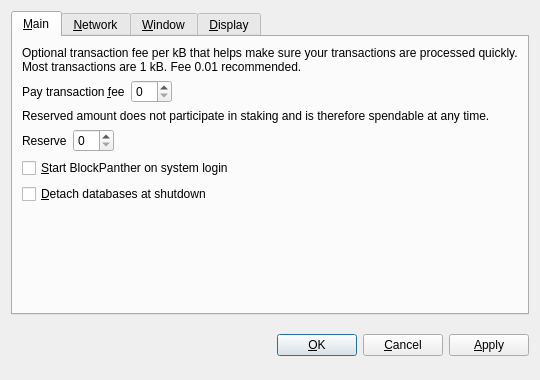
<?xml version="1.0" encoding="UTF-8"?>
<ui version="4.0">
 <class>OptionsDialog</class>
 <widget class="QDialog" name="OptionsDialog">
  <property name="geometry">
   <rect>
    <x>0</x>
    <y>0</y>
    <width>540</width>
    <height>380</height>
   </rect>
  </property>
  <property name="windowTitle">
   <string>Options</string>
  </property>
  <property name="modal">
   <bool>true</bool>
  </property>
  <layout class="QVBoxLayout" name="verticalLayout">
   <item>
    <widget class="QTabWidget" name="tabWidget">
     <property name="tabPosition">
      <enum>QTabWidget::North</enum>
     </property>
     <property name="currentIndex">
      <number>0</number>
     </property>
     <widget class="QWidget" name="tabMain">
      <attribute name="title">
       <string>&amp;Main</string>
      </attribute>
      <layout class="QVBoxLayout" name="verticalLayout_Main">
       <item>
        <widget class="QLabel" name="transactionFeeInfoLabel">
         <property name="text">
          <string>Optional transaction fee per kB that helps make sure your transactions are processed quickly. Most transactions are 1 kB. Fee 0.01 recommended.</string>
         </property>
         <property name="textFormat">
          <enum>Qt::PlainText</enum>
         </property>
         <property name="wordWrap">
          <bool>true</bool>
         </property>
        </widget>
       </item>
       <item>
        <layout class="QHBoxLayout" name="horizontalLayoutFee">
         <item>
          <widget class="QLabel" name="transactionFeeLabel">
           <property name="text">
            <string>Pay transaction &amp;fee</string>
           </property>
           <property name="textFormat">
            <enum>Qt::PlainText</enum>
           </property>
           <property name="buddy">
            <cstring>transactionFee</cstring>
           </property>
          </widget>
         </item>
         <item>
          <widget class="BitcoinAmountField" name="transactionFee"/>
         </item>
         <item>
          <spacer name="horizontalSpacerFee">
           <property name="orientation">
            <enum>Qt::Horizontal</enum>
           </property>
           <property name="sizeHint" stdset="0">
            <size>
             <width>40</width>
             <height>20</height>
            </size>
           </property>
          </spacer>
         </item>
        </layout>
       </item>
       <item>
        <widget class="QLabel" name="reserveBalanceInfoLabel">
         <property name="text">
          <string>Reserved amount does not participate in staking and is therefore spendable at any time.</string>
         </property>
         <property name="textFormat">
          <enum>Qt::PlainText</enum>
         </property>
         <property name="wordWrap">
          <bool>true</bool>
         </property>
        </widget>
       </item>
       <item>
        <layout class="QHBoxLayout" name="horizontalLayoutReserveBalance">
         <item>
          <widget class="QLabel" name="reserveBalanceLabel">
           <property name="text">
            <string>Reserve</string>
           </property>
           <property name="textFormat">
            <enum>Qt::PlainText</enum>
           </property>
           <property name="buddy">
            <cstring>reserveBalance</cstring>
           </property>
          </widget>
         </item>
         <item>
          <widget class="BitcoinAmountField" name="reserveBalance"/>
         </item>
         <item>
          <spacer name="horizontalSpacerReserveBalance">
           <property name="orientation">
            <enum>Qt::Horizontal</enum>
           </property>
           <property name="sizeHint" stdset="0">
            <size>
             <width>40</width>
             <height>20</height>
            </size>
           </property>
          </spacer>
         </item>
        </layout>
       </item>
       <item>
        <widget class="QCheckBox" name="bitcoinAtStartup">
         <property name="toolTip">
          <string>Automatically start BlockPanther after logging in to the system.</string>
         </property>
         <property name="text">
          <string>&amp;Start BlockPanther on system login</string>
         </property>
        </widget>
       </item>
       <item>
        <widget class="QCheckBox" name="detachDatabases">
         <property name="toolTip">
          <string>Detach block and address databases at shutdown. This means they can be moved to another data directory, but it slows down shutdown. The wallet is always detached.</string>
         </property>
         <property name="text">
          <string>&amp;Detach databases at shutdown</string>
         </property>
        </widget>
       </item>
       <item>
        <spacer name="verticalSpacer_Main">
         <property name="orientation">
          <enum>Qt::Vertical</enum>
         </property>
         <property name="sizeHint" stdset="0">
          <size>
           <width>20</width>
           <height>40</height>
          </size>
         </property>
        </spacer>
       </item>
      </layout>
     </widget>
     <widget class="QWidget" name="tabNetwork">
      <attribute name="title">
       <string>&amp;Network</string>
      </attribute>
      <layout class="QVBoxLayout" name="verticalLayout_Network">
       <item>
        <widget class="QCheckBox" name="mapPortUpnp">
         <property name="toolTip">
          <string>Automatically open the BlockPanther client port on the router. This only works when your router supports UPnP and it is enabled.</string>
         </property>
         <property name="text">
          <string>Map port using &amp;UPnP</string>
         </property>
        </widget>
       </item>
       <item>
        <widget class="QCheckBox" name="connectSocks">
         <property name="toolTip">
          <string>Connect to the BlockPanther network through a SOCKS proxy (e.g. when connecting through Tor).</string>
         </property>
         <property name="text">
          <string>&amp;Connect through SOCKS proxy:</string>
         </property>
        </widget>
       </item>
       <item>
        <layout class="QHBoxLayout" name="horizontalLayout_Network">
         <item>
          <widget class="QLabel" name="proxyIpLabel">
           <property name="text">
            <string>Proxy &amp;IP:</string>
           </property>
           <property name="textFormat">
            <enum>Qt::PlainText</enum>
           </property>
           <property name="buddy">
            <cstring>proxyIp</cstring>
           </property>
          </widget>
         </item>
         <item>
          <widget class="QValidatedLineEdit" name="proxyIp">
           <property name="maximumSize">
            <size>
             <width>140</width>
             <height>16777215</height>
            </size>
           </property>
           <property name="toolTip">
            <string>IP address of the proxy (e.g. 127.0.0.1)</string>
           </property>
          </widget>
         </item>
         <item>
          <widget class="QLabel" name="proxyPortLabel">
           <property name="text">
            <string>&amp;Port:</string>
           </property>
           <property name="textFormat">
            <enum>Qt::PlainText</enum>
           </property>
           <property name="buddy">
            <cstring>proxyPort</cstring>
           </property>
          </widget>
         </item>
         <item>
          <widget class="QLineEdit" name="proxyPort">
           <property name="maximumSize">
            <size>
             <width>55</width>
             <height>16777215</height>
            </size>
           </property>
           <property name="toolTip">
            <string>Port of the proxy (e.g. 9050)</string>
           </property>
          </widget>
         </item>
         <item>
          <widget class="QLabel" name="socksVersionLabel">
           <property name="text">
            <string>SOCKS &amp;Version:</string>
           </property>
           <property name="textFormat">
            <enum>Qt::PlainText</enum>
           </property>
           <property name="buddy">
            <cstring>socksVersion</cstring>
           </property>
          </widget>
         </item>
         <item>
          <widget class="QValueComboBox" name="socksVersion">
           <property name="toolTip">
            <string>SOCKS version of the proxy (e.g. 5)</string>
           </property>
          </widget>
         </item>
         <item>
          <spacer name="horizontalSpacer_Network">
           <property name="orientation">
            <enum>Qt::Horizontal</enum>
           </property>
           <property name="sizeHint" stdset="0">
            <size>
             <width>40</width>
             <height>20</height>
            </size>
           </property>
          </spacer>
         </item>
        </layout>
       </item>
       <item>
        <spacer name="verticalSpacer_Network">
         <property name="orientation">
          <enum>Qt::Vertical</enum>
         </property>
         <property name="sizeHint" stdset="0">
          <size>
           <width>20</width>
           <height>40</height>
          </size>
         </property>
        </spacer>
       </item>
      </layout>
     </widget>
     <widget class="QWidget" name="tabWindow">
      <attribute name="title">
       <string>&amp;Window</string>
      </attribute>
      <layout class="QVBoxLayout" name="verticalLayout_Window">
       <item>
        <widget class="QCheckBox" name="minimizeToTray">
         <property name="toolTip">
          <string>Show only a tray icon after minimizing the window.</string>
         </property>
         <property name="text">
          <string>&amp;Minimize to the tray instead of the taskbar</string>
         </property>
        </widget>
       </item>
       <item>
        <widget class="QCheckBox" name="minimizeOnClose">
         <property name="toolTip">
          <string>Minimize instead of exit the application when the window is closed. When this option is enabled, the application will be closed only after selecting Quit in the menu.</string>
         </property>
         <property name="text">
          <string>M&amp;inimize on close</string>
         </property>
        </widget>
       </item>
       <item>
        <spacer name="verticalSpacer_Window">
         <property name="orientation">
          <enum>Qt::Vertical</enum>
         </property>
         <property name="sizeHint" stdset="0">
          <size>
           <width>20</width>
           <height>40</height>
          </size>
         </property>
        </spacer>
       </item>
      </layout>
     </widget>
     <widget class="QWidget" name="tabDisplay">
      <attribute name="title">
       <string>&amp;Display</string>
      </attribute>
      <layout class="QVBoxLayout" name="verticalLayout_Display">
       <item>
        <layout class="QHBoxLayout" name="horizontalLayout_1_Display">
         <item>
          <widget class="QLabel" name="langLabel">
           <property name="text">
            <string>User Interface &amp;language:</string>
           </property>
           <property name="textFormat">
            <enum>Qt::PlainText</enum>
           </property>
           <property name="buddy">
            <cstring>lang</cstring>
           </property>
          </widget>
         </item>
         <item>
          <widget class="QValueComboBox" name="lang">
           <property name="toolTip">
            <string>The user interface language can be set here. This setting will take effect after restarting BlockPanther.</string>
           </property>
          </widget>
         </item>
        </layout>
       </item>
       <item>
        <layout class="QHBoxLayout" name="horizontalLayout_2_Display">
         <item>
          <widget class="QLabel" name="unitLabel">
           <property name="text">
            <string>&amp;Unit to show amounts in:</string>
           </property>
           <property name="textFormat">
            <enum>Qt::PlainText</enum>
           </property>
           <property name="buddy">
            <cstring>unit</cstring>
           </property>
          </widget>
         </item>
         <item>
          <widget class="QValueComboBox" name="unit">
           <property name="toolTip">
            <string>Choose the default subdivision unit to show in the interface and when sending coins.</string>
           </property>
          </widget>
         </item>
        </layout>
       </item>
       <item>
        <widget class="QCheckBox" name="displayAddresses">
         <property name="toolTip">
          <string>Whether to show BlockPanther addresses in the transaction list or not.</string>
         </property>
         <property name="text">
          <string>&amp;Display addresses in transaction list</string>
         </property>
        </widget>
       </item>
       <item>
        <widget class="QCheckBox" name="coinControlFeatures">
         <property name="toolTip">
          <string>Whether to show coin control features or not.</string>
         </property>
         <property name="text">
          <string>Display coin &amp;control features (experts only!)</string>
         </property>
        </widget>
       </item>
       <item>
        <spacer name="verticalSpacer_Display">
         <property name="orientation">
          <enum>Qt::Vertical</enum>
         </property>
         <property name="sizeHint" stdset="0">
          <size>
           <width>20</width>
           <height>40</height>
          </size>
         </property>
        </spacer>
       </item>
      </layout>
     </widget>
    </widget>
   </item>
   <item>
    <layout class="QHBoxLayout" name="horizontalLayout_Buttons">
     <item>
      <spacer name="horizontalSpacer_1">
       <property name="orientation">
        <enum>Qt::Horizontal</enum>
       </property>
       <property name="sizeHint" stdset="0">
        <size>
         <width>40</width>
         <height>48</height>
        </size>
       </property>
      </spacer>
     </item>
     <item>
      <widget class="QLabel" name="statusLabel">
       <property name="font">
        <font>
         <weight>75</weight>
         <bold>true</bold>
        </font>
       </property>
       <property name="text">
        <string/>
       </property>
       <property name="textFormat">
        <enum>Qt::PlainText</enum>
       </property>
       <property name="wordWrap">
        <bool>true</bool>
       </property>
      </widget>
     </item>
     <item>
      <spacer name="horizontalSpacer_2">
       <property name="orientation">
        <enum>Qt::Horizontal</enum>
       </property>
       <property name="sizeHint" stdset="0">
        <size>
         <width>40</width>
         <height>48</height>
        </size>
       </property>
      </spacer>
     </item>
     <item>
      <widget class="QPushButton" name="okButton">
       <property name="text">
        <string>&amp;OK</string>
       </property>
      </widget>
     </item>
     <item>
      <widget class="QPushButton" name="cancelButton">
       <property name="text">
        <string>&amp;Cancel</string>
       </property>
       <property name="autoDefault">
        <bool>false</bool>
       </property>
      </widget>
     </item>
     <item>
      <widget class="QPushButton" name="applyButton">
       <property name="text">
        <string>&amp;Apply</string>
       </property>
       <property name="autoDefault">
        <bool>false</bool>
       </property>
      </widget>
     </item>
    </layout>
   </item>
  </layout>
 </widget>
 <customwidgets>
  <customwidget>
   <class>BitcoinAmountField</class>
   <extends>QSpinBox</extends>
   <header>bitcoinamountfield.h</header>
  </customwidget>
  <customwidget>
   <class>QValueComboBox</class>
   <extends>QComboBox</extends>
   <header>qvaluecombobox.h</header>
  </customwidget>
  <customwidget>
   <class>QValidatedLineEdit</class>
   <extends>QLineEdit</extends>
   <header>qvalidatedlineedit.h</header>
  </customwidget>
 </customwidgets>
 <resources/>
 <connections/>
</ui>
